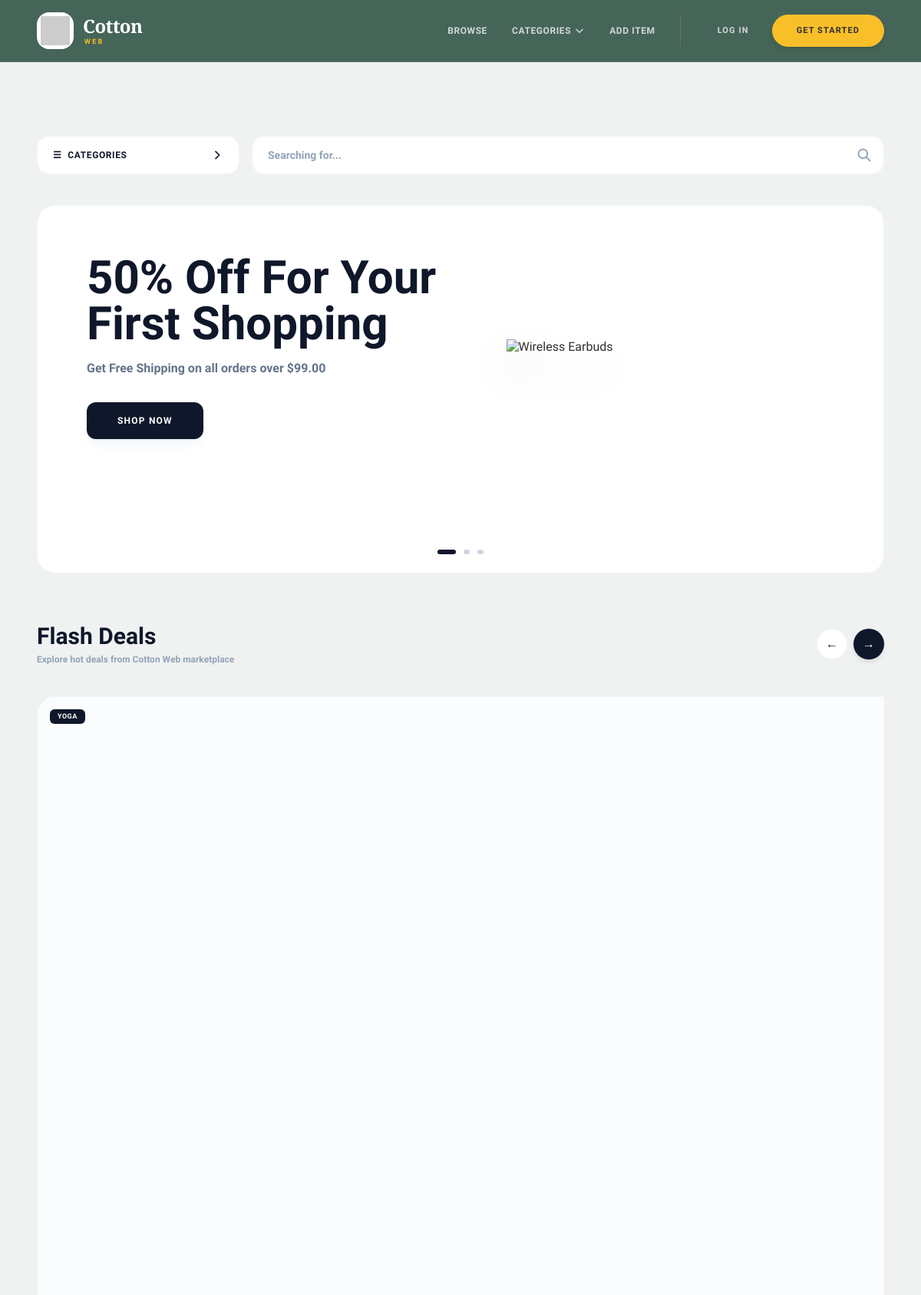
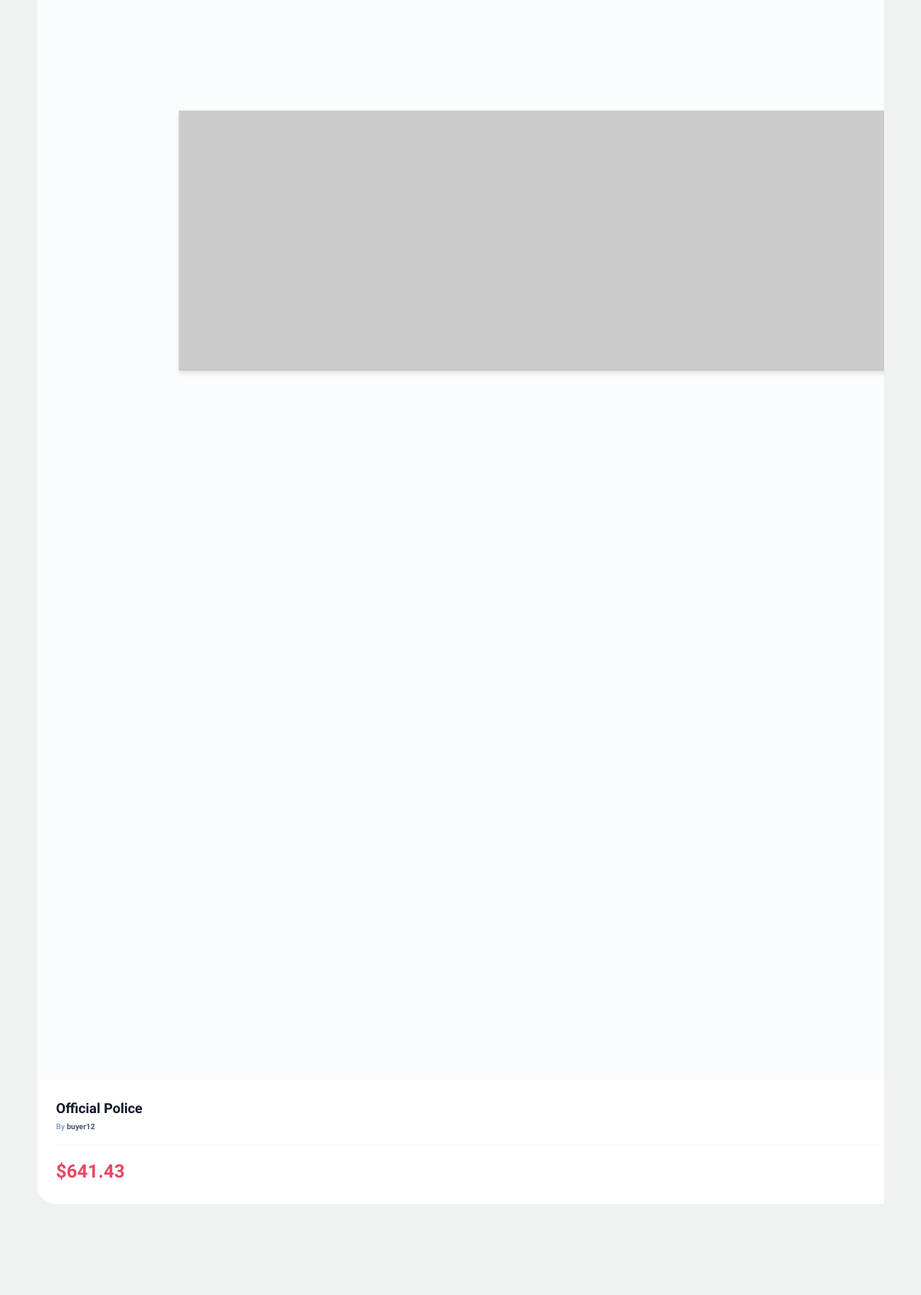
The page / (upper part) on the database its author committed (2 pictures, top to bottom).
### item/models.py (models this page shows, shortened)
class Item(models.Model):
    category = models.ForeignKey(
        Category,
        related_name='items',
        on_delete=models.CASCADE,
    )
    user = models.ForeignKey(
        settings.AUTH_USER_MODEL,
        related_name='items',
        on_delete=models.CASCADE,
    )
    name = models.CharField(max_length=100)
    description = models.TextField(blank=True, null=True)
    price = models.FloatField()
    image = models.ImageField(upload_to='item_images', blank=True, null=True)
    is_sold = models.BooleanField(default=False, db_index=True)
    created_at = models.DateTimeField(auto_now_add=True, db_index=True)

class Category(models.Model):
    name = models.CharField(max_length=200)
    class Meta:
        verbose_name_plural = 'Categories'
        ordering = ('name',)

### core/models.py (models this page shows, shortened)
class CustomUserModel(AbstractUser):
    full_name = models.CharField(max_length=100, null=True, blank=True)
    phone = models.CharField(max_length=20, null=True, blank=True)
    USER_TYPE_CHOICES = [
        ('Admin', 'Admin'),
        ('Seller', 'Seller'),
        ('Buyer', 'Buyer'),
    ]
    user_type = models.CharField(
        max_length=20,
        choices=USER_TYPE_CHOICES,
        null=True,
        blank=True
    )

### core/views.py (the view)
# urls.py: path('', views.index, name='index'),
def index(request):
    items = (
        Item.objects.filter(is_sold=False)
        .select_related('category', 'user')
        .order_by('-created_at')[:12]
    )
    categories = Category.objects.all().order_by('name')
    return render(request, 'core/index.html', {
        'categories': categories,
        'items': items,
    })

### core/context_processors.py (called while the page is built)
def categories(request):
    return {
        'all_categories': Category.objects.all()
    }

def is_seller(request):
    if request.user.is_authenticated:
        return {
            'is_seller': request.user.user_type == 'Seller'
        }
    return {'is_seller': False}

def notification_count(request):
    if request.user.is_authenticated:
        count = Notification.objects.filter(
            user=request.user,
            is_read=False
        ).count()
        return {'unread_notification_count': count}
    return {'unread_notification_count': 0}

### core/templates/core/index.html (shortened to what this page needs)
{% extends 'core/base.html' %}
{% load static %}
{% block content %}
<div class="bazaar-container max-w-7xl mx-auto px-6 py-6 md:py-10">
    <div class="grid grid-cols-1 md:grid-cols-12 gap-4 mb-10">
        <div class="md:col-span-3">
            <div class="dropdown relative w-full h-full">
                <button class="w-full flex items-center justify-between px-5 py-4 bg-white border border-slate-100 rounded-2xl text-xs font-black text-[#0f172a] uppercase tracking-wider shadow-xs hover:border-slate-300 transition">
                    <span class="flex items-center gap-2">
                        <span>☰</span> Categories
                    </span>
                    <svg xmlns="http://www.w3.org/2000/svg" class="h-4 w-4" fill="none" viewBox="0 0 24 24" stroke="currentColor">
                        <path stroke-linecap="round" stroke-linejoin="round" stroke-width="2.5" d="M9 5l7 7-7 7" />
                    </svg>
                </button>
            </div>
        </div>
        <div class="md:col-span-9">
            <form method="get" action="{% url 'item:items' %}" class="relative w-full h-full">
                <input name="query"
                       type="text"
                       placeholder="Searching for..."
                       value="{{ query }}"
                       class="w-full h-full pl-5 pr-12 py-4 bg-white border border-slate-100 rounded-2xl text-sm font-semibold text-slate-800 placeholder-slate-400 focus:outline-none focus:border-slate-300 focus:ring-4 focus:ring-slate-100 transition duration-300 shadow-xs">
                <button type="submit" class="absolute right-4 top-1/2 -translate-y-1/2 text-slate-400 hover:text-[#0f172a] transition">
                    <svg xmlns="http://www.w3.org/2000/svg" class="h-5 w-5" fill="none" viewBox="0 0 24 24" stroke="currentColor" stroke-width="2.2">
                        <path stroke-linecap="round" stroke-linejoin="round" d="M21 21l-6-6m2-5a7 7 0 11-14 0 7 7 0 0114 0z" />
                    </svg>
                </button>
            </form>
        </div>
    </div>
    <div class="relative bg-white rounded-3xl mb-16 border border-slate-100 shadow-xs overflow-hidden min-h-[420px] md:min-h-[480px]">
        <div id="carousel-track" class="flex transition-transform duration-700 ease-in-out w-full h-full" style="transform: translateX(0%);">
            <div class="w-full flex-shrink-0 grid grid-cols-1 md:grid-cols-12 gap-8 items-center p-10 md:p-16">
                <div class="md:col-span-6 text-left max-w-lg">
                    <h1 class="text-4xl md:text-5xl lg:text-6xl font-black text-[#0f172a] leading-tight mb-4">
                        50% Off For Your First Shopping
                    </h1>
                    <p class="text-slate-500 text-sm md:text-base font-semibold mb-8 leading-relaxed">
                        Get Free Shipping on all orders over $99.00
                    </p>
                    <a href="{% url 'item:items' %}" class="inline-flex items-center justify-center px-10 py-4 bg-[#0f172a] hover:bg-slate-800 text-white text-xs font-black uppercase tracking-widest rounded-xl transition-all duration-300 transform active:scale-95 shadow-lg shadow-slate-100">
                        Shop Now
                    </a>
                </div>
                <div class="md:col-span-6 flex justify-center items-center">
                    <img src="https://images.unsplash.com/photo-1590658268037-6bf12165a8df?auto=format&fit=crop&q=80&w=800"
                         alt="Wireless Earbuds"
                         class="w-full max-w-xs md:max-w-sm object-contain drop-shadow-2xl">
                </div>
            </div>
        </div>
        <div class="absolute bottom-6 left-1/2 -translate-x-1/2 flex items-center gap-2.5 z-20">
            <button onclick="goToSlide(0)" class="carousel-dot w-6 h-1.5 bg-[#0f172a] rounded-full transition-all duration-300" title="Slide 1"></button>
            <button onclick="goToSlide(1)" class="carousel-dot w-2 h-1.5 bg-slate-300 rounded-full transition-all duration-300" title="Slide 2"></button>
            <button onclick="goToSlide(2)" class="carousel-dot w-2 h-1.5 bg-slate-300 rounded-full transition-all duration-300" title="Slide 3"></button>
        </div>
    </div>
    <div>
        <div class="flex items-center justify-between mb-10">
            <div>
                <h2 class="text-2xl md:text-3xl font-black text-[#0f172a]">Flash Deals</h2>
                <p class="text-slate-400 text-xs font-bold mt-1">Explore hot deals from Cotton Web marketplace</p>
            </div>
            <div class="flex items-center gap-2">
                <button onclick="scrollFlashDeals('left')" class="w-10 h-10 border border-slate-100 hover:border-slate-300 bg-white text-[#0f172a] rounded-full flex items-center justify-center transition active:scale-95">
                    ←
                </button>
                <button onclick="scrollFlashDeals('right')" class="w-10 h-10 bg-[#0f172a] hover:bg-slate-800 text-white rounded-full flex items-center justify-center transition shadow-md active:scale-95">
                    →
                </button>
            </div>
        </div>
        <div id="flash-deals-track" class="flex gap-8 overflow-x-auto scroll-smooth pb-6 snap-x snap-mandatory">
            {% for item in items %}
                <div class="deal-card min-w-[285px] md:min-w-[340px] flex-shrink-0 snap-start bg-white rounded-3xl border border-slate-100 overflow-hidden shadow-xs hover:shadow-xl hover:border-slate-200 transition-all duration-300 relative flex flex-col justify-between">
                    <div class="relative aspect-square w-full bg-slate-50/50 flex items-center justify-center p-6">
                        {% if item.image and item.image.url %}
                            <img src="{{ item.image.url }}"
                                 alt="{{ item.name }}"
                                 loading="lazy"
                                 class="max-w-[85%] max-h-[85%] object-contain drop-shadow-md">
                        {% else %}
                            <img src="https://picsum.photos/seed/{{ item.id }}/400/400"
                                 alt="{{ item.name }}"
                                 loading="lazy"
                                 class="max-w-[85%] max-h-[85%] object-contain drop-shadow-md">
                        {% endif %}
                        <span class="absolute top-4 left-4 bg-slate-900 text-white px-2.5 py-1 rounded-md text-[9px] font-black uppercase tracking-wider">
                            {{ item.category.name }}
                        </span>
                    </div>
                    <div class="p-6">
                        <h3 class="font-bold text-[#0f172a] text-base md:text-lg truncate mb-1">
                            {{ item.name }}
                        </h3>
                        <p class="text-[10px] text-slate-400 font-bold mb-4">
                            By <span class="text-slate-600 font-extrabold">{{ item.user.username }}</span>
                        </p>
                        <div class="flex items-center justify-between border-t border-slate-50 pt-4">
                            <span class="text-2xl font-black text-[#e94560]">${{ item.price }}</span>
                        </div>
                    </div>
                </div>
            {% empty %}
                <div class="col-span-full py-20 text-center w-full bg-white rounded-3xl border border-slate-100 shadow-xs">
                    <span class="text-4xl block mb-2">🎁</span>
                    <p class="text-slate-400 font-bold text-sm italic">No active flash deals listed today.</p>
                </div>
            {% endfor %}
        </div>
    </div>
</div>
{% endblock %}

### core/templates/core/base.html (style rules this page uses)
body { font-family: 'Plus Jakarta Sans', sans-serif; scroll-behavior: smooth; }

### core/templates/core/index.html (style rules this page uses)
.bazaar-container { font-family: 'Plus Jakarta Sans', sans-serif; }
.deal-card img { transition: transform 0.4s cubic-bezier(0.16, 1, 0.3, 1); }
#flash-deals-track { -ms-overflow-style: none; scrollbar-width: none; }

### rows shown on the page
Item: category.name "YOGA", name "Official Police", user.username "buyer12", price "641.43"
